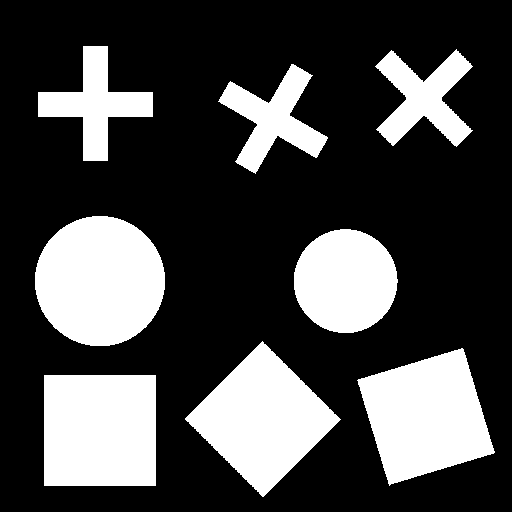
%> input picture lab11/images/shapes.png, 512 x 512 px
$ octave zad4.m   (GNU Octave 9; MATLAB toolbox functions it lacks are replaced by stand-ins)
%> lines starting %> are read from the running program, lines starting %| are printed output that depends on the picture; in (x1, y1, x2, y2) boxes, pixels count from 0 and x2, y2 are one past the last pixel; in counts of white or black regions, pixels touching at a corner belong together; the program's own positions count from 1
### lab11/obliczWspolczynniki.m
%% Tomasz Kryjak
% Laboratorium Biocybernetyki
% Obliczanie wspolczynnikow ksztaltu - dla obrazu poindeksowanego

% Wejscie
% - obraz - poindeksowany obraz
% Wyjscie
% - wspolczyniki - dla kazdego obiektu  seria wspolczynnikow - kolejne
% kolumny : - Compacntess, Rmin/Rmax/ Blair-Bliss, Haralick, M7


function [ wspolczynniki ] = obliczWspolczynniki( obraz )

    %% Ile obiektow na obrazie ...
    % Zalozenie o dobrej indeksacji
    ileObiektow = max(obraz(:));

    % Wyznacznie parametrow z obiektu
    res = regionprops(obraz,'Area','BoundingBox','Image');

    % Macierz na wspolczynniki
    wspolczynniki = zeros(ileObiektow,5);

    % Kontenery na wspolczynniki
    Compactness = zeros(ileObiektow,1);
    rMinrMax = zeros(ileObiektow,1);
    BlairBliss = zeros(ileObiektow,1);
    Haralick = zeros(ileObiektow,1);
    M7 = zeros(ileObiektow,1);


    for i=1:ileObiektow
        %% Wyznaczanie wspolczynnika compactness
        S = res(i).Area;
        bb = res(i).BoundingBox;

        Compactness(i) = S / ((bb(3)*bb(4)));

        %% Wyznaczanie wspolczynnika rmin / rmax


        obiekt = res(i).Image;
        srodekCiezkosci = regionprops(obiekt,'Centroid');
        srodekCiezkosci=srodekCiezkosci.Centroid;

        kontur = bwperim(obiekt,8);

        ilePikseliNaKonturze = sum(kontur(:));

        odlOdSrodkaCiezkosci = zeros(ilePikseliNaKonturze,1);

        % Licznik po pikseleach konturu (odresowanie tablicy odleglosci)
        liczKontur=1;

        %% Do BB
        sumaOdlegosciOdSrCiezkosci = 0;
        mianownikaHaralicka = 0;
        [X Y] = size(kontur);

        %% Do M7
        m00 = S;
        M02 = 0;
        M20 = 0;
        M11 = 0;

        %% Iteracja po obrazku
        for xx=1:X
            for yy=1:Y

                %% Dotyczy Rmin/Rmax
                if (kontur(xx,yy) == 1 )
                   odlOdSrodkaCiezkosci(liczKontur) =  sqrt( (xx-srodekCiezkosci(1)) ^2 + (yy-srodekCiezkosci(2)) ^2 );
                   % Haralick
                   mianownikaHaralicka = mianownikaHaralicka + odlOdSrodkaCiezkosci(liczKontur)^2;
                   liczKontur = liczKontur +1;
                end


                %% Dotyczy Blaira-Bilissa
                if (obiekt(xx,yy) == 1 )
                    sumaOdlegosciOdSrCiezkosci = sumaOdlegosciOdSrCiezkosci + sqrt( (xx-srodekCiezkosci(1)) ^2 + (yy-srodekCiezkosci(2)) ^2 );

                end

                %% Dotyczy M7

                % M02 M20 i M11
                if (obiekt(xx,yy) == 1 )
                   M02 = M02 + (yy - srodekCiezkosci(2))^2;
                   M20 = M20 + (xx - srodekCiezkosci(1))^2;
                   M11 = M11 + (xx - srodekCiezkosci(1))*(yy - srodekCiezkosci(2));

                end


            end
        end

        Rmin = min(odlOdSrodkaCiezkosci);
        Rmax = max(odlOdSrodkaCiezkosci);

        rMinrMax(i) = sqrt(Rmin/Rmax);

        %% Blair - Bliss

        BlairBliss(i) = S / sqrt(2*pi*sumaOdlegosciOdSrCiezkosci);

        %% Haralick

        % Licznik
        licznikH = sum(odlOdSrodkaCiezkosci)^2;
        % Mianownik
        mianownikH = ilePikseliNaKonturze * mianownikaHaralicka -1;

        Haralick(i) = sqrt(licznikH/mianownikH);

        %% M7
        % Normalizacja
        N02 = M02 / m00^2;
        N20 = M20 / m00^2;
        N11 = M11 / m00^2;

        M7(i) = N20*N02 - N11^2;

        % Przypisanie wspolczynnikow...
        wspolczynniki(i,1) = Compactness(i);
        wspolczynniki(i,2) = rMinrMax(i);
        wspolczynniki(i,3) = BlairBliss(i);
        wspolczynniki(i,4) = Haralick(i);
        wspolczynniki(i,5) = M7(i);

    end


end

### lab11/zad4.m
% Jakub Adamczyk
%% Preparation
clear;
clc;
close all;

%% Read Images
image = imread('images/shapes.png');
%> image: size 512x512 logical; 28% white; 8 white regions

%% Image Detection
labeled = bwlabel(image, 8);
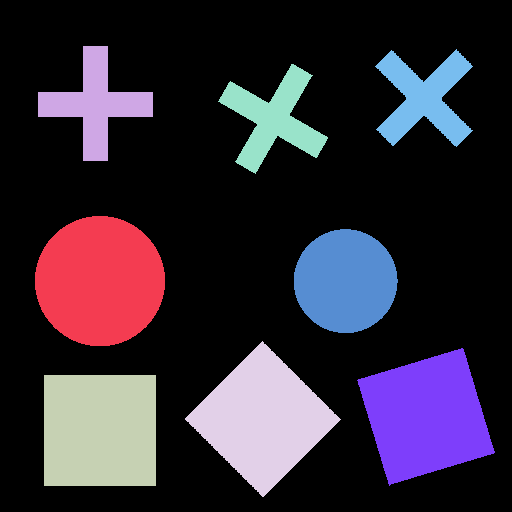
%> labeled: size 512x512 double; 9 distinct labels, from 0 to 8; one colour per label, 0 black

coefs = obliczWspolczynniki(labeled);
%> in obliczWspolczynniki, `ileObiektow = max(obraz(:));`: ileObiektow = 8
%> in obliczWspolczynniki, `res = regionprops(obraz,'Area','BoundingBox','Image');`: res = 8 regions; box (x1, y1, x2, y2) and Area: (35, 216, 165, 346) 13293, (44, 375, 156, 486) 12432, (185, 341, 341, 497) 12212, (357, 348, 495, 486) 12194, (294, 229, 398, 333) 8447, (38, 46, 153, 161) 5125, (218, 64, 328, 174) 4857, (375, 49, 473, 147) 4840
%> the loop in obliczWspolczynniki, `for i=1:ileObiektow` made 8 passes
%> (S, bb, srodekCiezkosci, ilePikseliNaKonturze, X, Y, m00, Rmin) on passes 2 to 8: (5125, [38.5 46.5 115 115], [58 58.44], 456, 115, 115, 5125, 15.96), (12432, [44.5 375.5 112 111], [56.5 56], 442, 111, 112, 12432, 54.5), (12212, [185.5 341.5 156 156], [78.29 78.71], 618, 156, 156, 12212, 52.75), (4857, [218.5 64.5 110 110], [56.07 55.61], 609, 110, 110, 4857, 16.09), (8447, [294.5 229.5 104 104], [52.1 52.66], 412, 104, 104, 8447, 49.66), (12194, [357.5 348.5 138 138], [69.53 68.98], 546, 138, 138, 12194, 53.58), (4840, [375.5 49.5 98 98], [49.84 49.66], 627, 98, 98, 4840, 15.84)
%> (S, bb, srodekCiezkosci, ilePikseliNaKonturze, X, Y, m00, Rmin) on pass 1: (13293, [35.5 216.5 130 130], [65.48 65.62], 516, 130, 130, 13293, 63.4)
%> pass 1, in obliczWspolczynniki, `obiekt = res(i).Image;`:
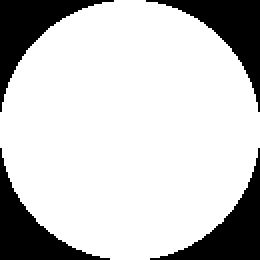
%> obiekt: size 130x130 logical (shown 2 times larger); 78.7% white; 4 black regions, box (x1, y1, x2, y2) and area: (73, 0, 130, 56) 910, (0, 0, 57, 56) 908, (75, 74, 130, 130) 896, (0, 74, 55, 130) 893
%> pass 1, in obliczWspolczynniki, `kontur = bwperim(obiekt,8);`:
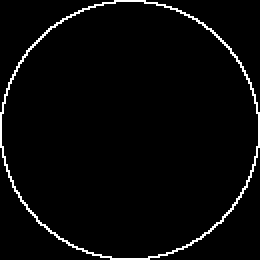
%> kontur: size 130x130 logical (shown 2 times larger); 3.1% white in thin lines or dots
%> pass 2, in obliczWspolczynniki, `obiekt = res(i).Image;`:
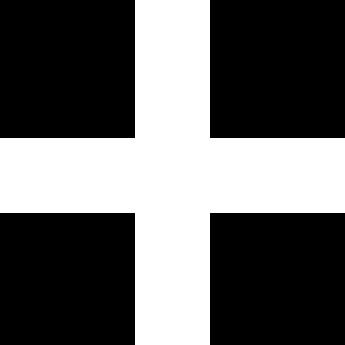
%> obiekt: size 115x115 logical (shown 3 times larger); 38.8% white; 1 white region, box (x1, y1, x2, y2) and area: (0, 0, 115, 115) 5125
%> after the loop in obliczWspolczynniki, `for i=1:ileObiektow`: BlairBliss = [6.98; 5; 6.81; 6.78; 4.9; 6.24; 6.78; 4.89]; Compactness = [0.787; 0.388; 1; 0.502; 0.401; 0.781; 0.64; 0.504]; Haralick = [1; 0.949; 0.994; 0.994; 0.948; 1; 0.994; 0.948]; M7 = [0.00633; 0.0157; 0.00695; 0.00695; 0.0165; 0.00634; 0.00695; 0.0166]; odlOdSrodkaCiezkosci = 627 values, max 58.58 at index 1, min 15.84 at index 257, mean 40.32; rMinrMax = [0.986; 0.521; 0.831; 0.824; 0.522; 0.972; 0.829; 0.52]; wspolczynniki = [0.787 0.986 6.98 1 0.00633; 0.388 0.521 5 0.949 0.0157; 1 0.831 6.81 0.994 0.00695; 0.502 0.824 6.78 0.994 0.00695; 0.401 0.522 4.9 0.948 0.0165; 0.781 0.972 6.24 1 0.00634; 0.64 0.829 6.78 0.994 0.00695; 0.504 0.52 4.89 0.948 0.0166]
%> coefs has the same summary as wspolczynniki in obliczWspolczynniki

r = regionprops(labeled, 'Centroid');
%> r = 8 regions; Centroid: [100.5 281.6], [96 104.4], [100.5 431], [263.3 419.7], [274.1 119.6], [346.1 281.7], [426.5 417], [424.8 98.7]
for i=1:length(r)
    text(r(i).Centroid(1), r(i).Centroid(2), ['\color{magenta}', num2str(i)]);
end
%> this loop made 8 passes
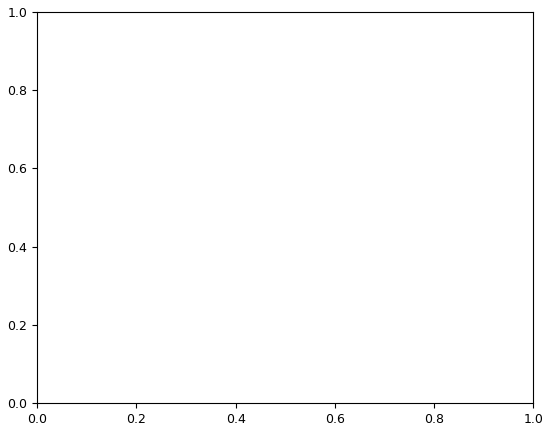
%> figure redrawn from the program's plot data

[height, width] = size(labeled);
%> height = 512; width = 512

for y=1:height
    for x=1:width
        pixel = labeled(y,x); % obliczanie srodka ciezkosci
        if (pixel ~= 0 && ~(coefs(pixel, 2) > 0.33 && coefs(pixel, 2) < 0.66))
            labeled(y,x) = 0;
        end
    end
end
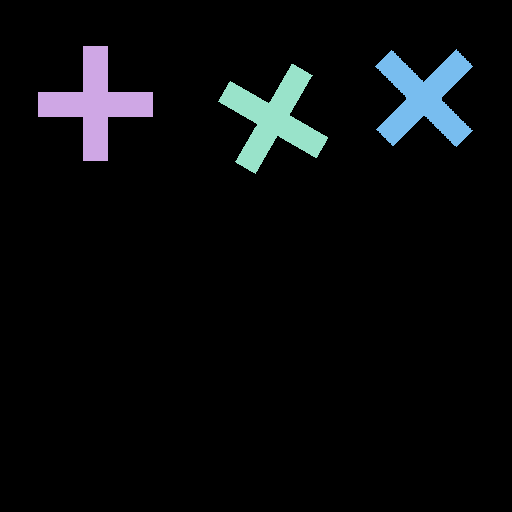
%> labeled: size 512x512 double; 4 distinct labels, from 0 to 8; one colour per label, 0 black


figure;
imshow(labeled);
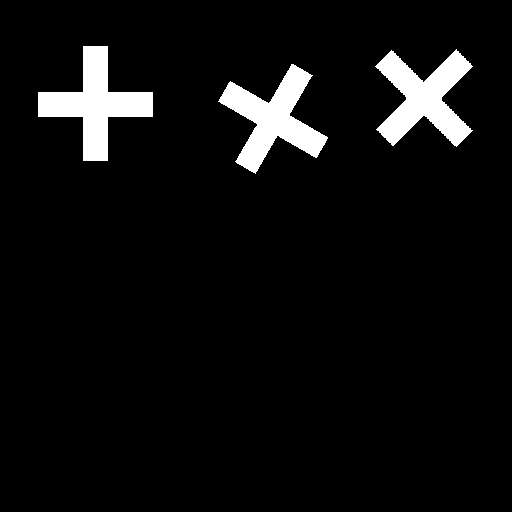
%> displayed picture: size 512x512, on the screen's scale of 0 to 255; 5.7% white; 3 white regions, box (x1, y1, x2, y2) and area: (38, 46, 153, 161) 5125, (218, 64, 328, 174) 4857, (375, 49, 473, 147) 4840
